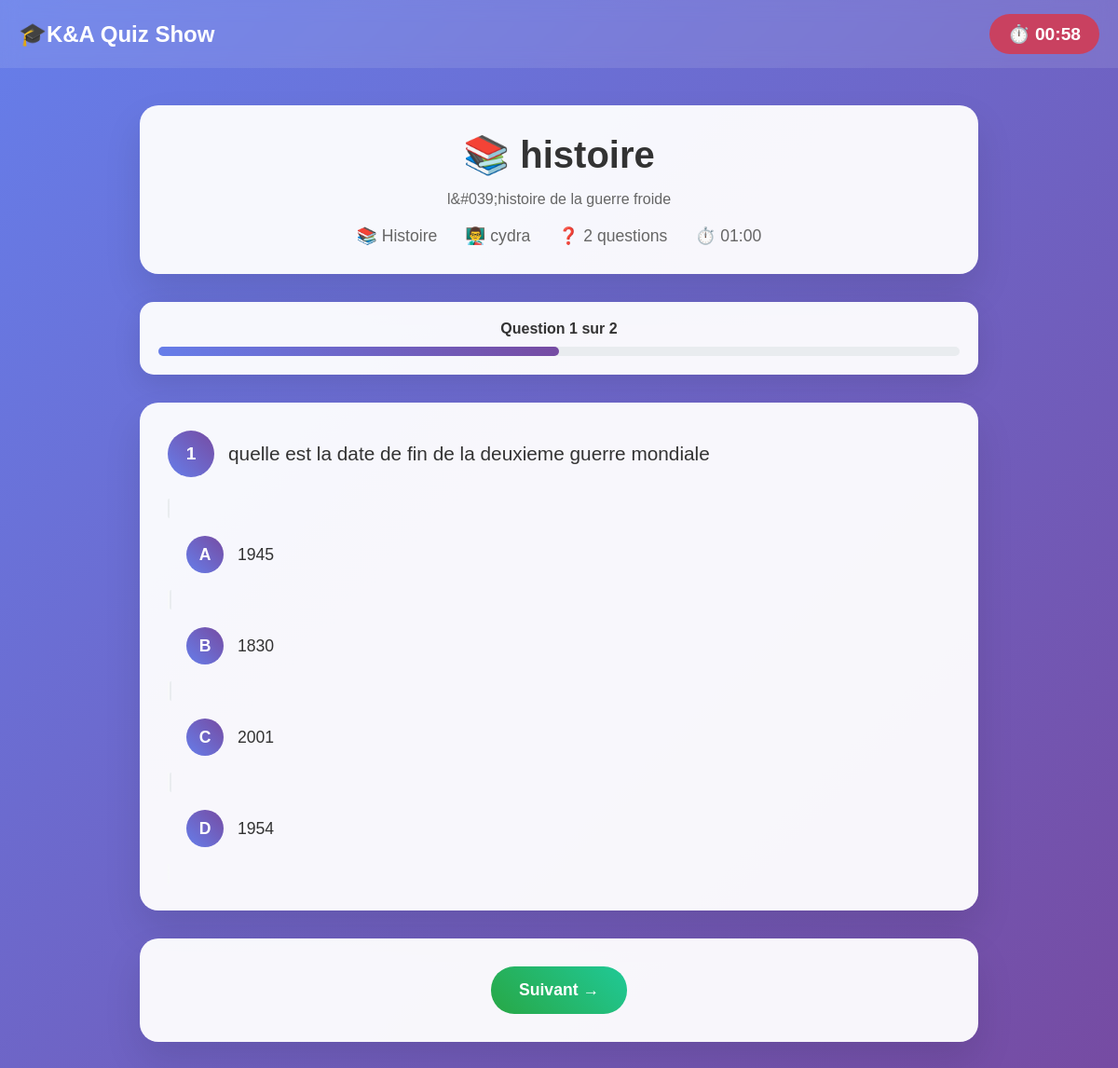
The page /pages/take-quiz.php?id=1 (signed in) on the database its author committed.
### tables this page shows
CREATE TABLE `quizzes` (
  `id` int(11) NOT NULL,
  `title` varchar(255) NOT NULL,
  `description` text DEFAULT NULL,
  `subject_id` int(11) DEFAULT NULL,
  `professor_id` int(11) DEFAULT NULL,
  `time_limit` int(11) NOT NULL DEFAULT 600,
  `total_questions` int(11) DEFAULT 0,
  `is_active` tinyint(1) DEFAULT 1,
  `created_at` timestamp NOT NULL DEFAULT current_timestamp()
);

CREATE TABLE `subjects` (
  `id` int(11) NOT NULL,
  `name` varchar(50) NOT NULL,
  `icon` varchar(50) DEFAULT '?'
);

CREATE TABLE `users` (
  `id` int(11) NOT NULL,
  `email` varchar(255) NOT NULL,
  `password` varchar(255) NOT NULL,
  `name` varchar(100) NOT NULL,
  `role` enum('student','professor') NOT NULL,
  `created_at` timestamp NOT NULL DEFAULT current_timestamp()
);

CREATE TABLE `questions` (
  `id` int(11) NOT NULL,
  `quiz_id` int(11) DEFAULT NULL,
  `question_text` text NOT NULL,
  `option_a` varchar(255) NOT NULL,
  `option_b` varchar(255) NOT NULL,
  `option_c` varchar(255) NOT NULL,
  `option_d` varchar(255) NOT NULL,
  `correct_answer` enum('A','B','C','D') NOT NULL,
  `points` int(11) DEFAULT 1,
  `question_order` int(11) DEFAULT 1
);

### includes/functions.php (called while the page is built, shortened)
 <?php
function escape($data) {
    return htmlspecialchars($data, ENT_QUOTES, 'UTF-8');
}
function formatTime($seconds) {
    $minutes = floor($seconds / 60);
    $seconds = $seconds % 60;
    return sprintf('%02d:%02d', $minutes, $seconds);
}
?>

### pages/take-quiz.php (the view, shortened to what this page needs)
<?php
require_once '../config/database.php';
require_once '../includes/functions.php';
$quiz_id = (int) ($_GET['id'] ?? 0);
$stmt = $pdo->prepare("
    SELECT q.*, s.name as subject_name, s.icon as subject_icon, u.name as professor_name
    FROM quizzes q
    JOIN subjects s ON q.subject_id = s.id
    JOIN users u ON q.professor_id = u.id
    WHERE q.id = ? AND q.is_active = 1
");
$stmt->execute([$quiz_id]);
$quiz = $stmt->fetch();
$stmt = $pdo->prepare("
    SELECT * FROM quiz_attempts
    WHERE student_id = ? AND quiz_id = ? AND is_completed = 1
");
$stmt->execute([getCurrentUserId(), $quiz_id]);
$existing_attempt = $stmt->fetch();
$stmt = $pdo->prepare("
    SELECT * FROM questions
    WHERE quiz_id = ?
    ORDER BY question_order ASC
");
$stmt->execute([$quiz_id]);
$questions = $stmt->fetchAll();
?>
<!DOCTYPE html>
<html lang="fr">
<head>
</head>
<body>
    <header class="header">
        <nav class="nav">
            <a href="../index.php" class="logo"> 🎓K&A Quiz Show</a>
            <div class="timer" id="timer">
                ⏱️ <span id="timeLeft"><?php echo formatTime($quiz['time_limit']); ?></span>
            </div>
        </nav>
    </header>
    <main class="main-content">
        <div class="container">
            <?php if ($existing_attempt): ?>
                <div class="completed-message">
                    <h2>✅ Quiz Déjà Complété</h2>
                    <p>Vous avez déjà passé ce quiz avec un score de <strong><?php echo calculatePercentage($existing_attempt['correct_answers'], $existing_attempt['total_questions']); ?>%</strong></p>
                    <p style="margin-top: 20px;">
                        <a href="student-dashboard.php" class="btn btn-secondary">
                            ↩️ Retour au tableau de bord
                        </a>
                    </p>
                </div>
            <?php else: ?>
                <div class="quiz-header">
                    <h1><?php echo $quiz['subject_icon'] . ' ' . escape($quiz['title']); ?></h1>
                    <p style="color: #666; margin-bottom: 20px;">
                        <?php echo escape($quiz['description']); ?>
                    </p>
                    <div class="quiz-info">
                        <div class="quiz-info-item">
                            <span>📚</span>
                            <span><?php echo escape($quiz['subject_name']); ?></span>
                        </div>
                        <div class="quiz-info-item">
                            <span>👨‍🏫</span>
                            <span><?php echo escape($quiz['professor_name']); ?></span>
                        </div>
                        <div class="quiz-info-item">
                            <span>❓</span>
                            <span><?php echo count($questions); ?> questions</span>
                        </div>
                        <div class="quiz-info-item">
                            <span>⏱️</span>
                            <span><?php echo formatTime($quiz['time_limit']); ?></span>
                        </div>
                    </div>
                </div>
                <div class="progress-bar">
                    <div class="progress-text">
                        Question <span id="currentQuestion">1</span> sur <?php echo count($questions); ?>
                    </div>
                    <div style="background: #e9ecef; border-radius: 5px;">
                        <div class="progress-bar-fill" id="progressBar" style="width: <?php echo (1/count($questions))*100; ?>%;"></div>
                    </div>
                </div>
                <form method="POST" action="" id="quizForm">
                    <?php foreach ($questions as $index => $question): ?>
                        <div class="question-card" id="question_<?php echo $index + 1; ?>"
                             style="<?php echo $index > 0 ? 'display: none;' : ''; ?>">
                            <div class="question-header">
                                <div class="question-number"><?php echo $index + 1; ?></div>
                                <div class="question-text">
                                    <?php echo escape($question['question_text']); ?>
                                </div>
                            </div>
                            <div class="options-container">
                                <label class="option">
                                    <div class="option-content">
                                        <div class="option-letter">A</div>
                                        <div class="option-text"><?php echo escape($question['option_a']); ?></div>
                                    </div>
                                </label>
                                <label class="option">
                                    <div class="option-content">
                                        <div class="option-letter">B</div>
                                        <div class="option-text"><?php echo escape($question['option_b']); ?></div>
                                    </div>
                                </label>
                                <label class="option">
                                    <div class="option-content">
                                        <div class="option-letter">C</div>
                                        <div class="option-text"><?php echo escape($question['option_c']); ?></div>
                                    </div>
                                </label>
                                <label class="option">
                                    <div class="option-content">
                                        <div class="option-letter">D</div>
                                        <div class="option-text"><?php echo escape($question['option_d']); ?></div>
                                    </div>
                                </label>
                            </div>
                        </div>
                    <?php endforeach; ?>
                    <div class="quiz-actions">
                        <button type="button" id="nextBtn" class="btn" onclick="changeQuestion(1)">
                            Suivant →
                        </button>
                    </div>
                </form>
            <?php endif; ?>
        </div>
    </main>
</body>
</html>

### pages/take-quiz.php (style rules this page uses)
* { margin: 0; padding: 0; box-sizing: border-box; }
body { font-family: Arial, sans-serif; background: linear-gradient(135deg, #667eea 0%, #764ba2 100%); min-height: 100vh; display: flex; flex-direction: column; }
.header { background: rgba(255, 255, 255, 0.1); backdrop-filter: blur(10px); padding: 15px 0; position: sticky; top: 0; z-index: 100; animation: slideDown 0.8s ease-out; }
.nav { max-width: 1200px; margin: 0 auto; display: flex; justify-content: space-between; align-items: center; padding: 0 20px; }
.logo { color: white; font-size: 24px; font-weight: bold; text-decoration: none; animation: pulse 2s infinite; }
.timer { background: rgba(255, 255, 255, 0.2); padding: 10px 20px; border-radius: 25px; color: white; font-weight: bold; font-size: 1.2em; }
.timer.danger { background: rgba(220, 53, 69, 0.8); animation: pulse 0.5s infinite; }
.main-content { flex: 1; padding: 40px 20px; }
.container { max-width: 900px; margin: 0 auto; }
.quiz-header { background: rgba(255, 255, 255, 0.95); padding: 30px; border-radius: 20px; margin-bottom: 30px; box-shadow: 0 20px 40px rgba(0,0,0,0.1); animation: fadeInUp 1s ease-out; text-align: center; }
.quiz-header h1 { color: #333; margin-bottom: 15px; font-size: 2.5em; animation: bounce 2s ease-in-out infinite; }
.quiz-info { display: flex; justify-content: center; gap: 30px; margin-top: 20px; flex-wrap: wrap; }
.quiz-info-item { display: flex; align-items: center; gap: 5px; color: #666; font-size: 1.1em; }
.progress-bar { background: rgba(255, 255, 255, 0.95); padding: 20px; border-radius: 15px; margin-bottom: 30px; box-shadow: 0 10px 30px rgba(0,0,0,0.1); animation: fadeInUp 1.2s ease-out; }
.progress-bar-fill { height: 10px; background: linear-gradient(45deg, #667eea, #764ba2); border-radius: 5px; transition: width 0.3s ease; }
.progress-text { text-align: center; margin-bottom: 10px; color: #333; font-weight: bold; }
.question-card { background: rgba(255, 255, 255, 0.95); padding: 30px; border-radius: 20px; margin-bottom: 30px; box-shadow: 0 20px 40px rgba(0,0,0,0.1); animation: fadeInUp 1.4s ease-out; }
.question-header { display: flex; align-items: center; margin-bottom: 20px; gap: 15px; }
.question-number { background: linear-gradient(45deg, #667eea, #764ba2); color: white; width: 50px; height: 50px; border-radius: 50%; display: flex; align-items: center; justify-content: center; font-weight: bold; font-size: 1.2em; }
.question-text { color: #333; font-size: 1.3em; line-height: 1.5; }
.options-container { margin-top: 25px; }
.option { background: linear-gradient(135deg, #f8f9fa, #e9ecef); margin-bottom: 15px; border-radius: 15px; border: 2px solid transparent; transition: all 0.3s ease; cursor: pointer; position: relative; overflow: hidden; }
.option-content { padding: 20px; display: flex; align-items: center; gap: 15px; }
.option-letter { background: linear-gradient(45deg, #667eea, #764ba2); color: white; width: 40px; height: 40px; border-radius: 50%; display: flex; align-items: center; justify-content: center; font-weight: bold; font-size: 1.1em; }
.option-text { color: #333; font-size: 1.1em; flex: 1; }
.quiz-actions { background: rgba(255, 255, 255, 0.95); padding: 30px; border-radius: 20px; box-shadow: 0 20px 40px rgba(0,0,0,0.1); animation: fadeInUp 1.6s ease-out; text-align: center; }
.btn { display: inline-block; padding: 15px 30px; background: linear-gradient(45deg, #28a745, #20c997); color: white; text-decoration: none; border-radius: 25px; font-weight: bold; transition: all 0.3s ease; border: none; cursor: pointer; font-size: 1.1em; position: relative; overflow: hidden; }
.btn:before { content: ''; position: absolute; top: 50%; left: 50%; width: 0; height: 0; background: rgba(255, 255, 255, 0.3); border-radius: 50%; transform: translate(-50%, -50%); transition: width 0.6s, height 0.6s; }

### rows shown on the page
quizzes: subject.icon "📚", title "histoire", description "l&#039;histoire de la guerre froide", subject.name "Histoire", professor.name "cydra", time_limit "01:00"
questions: question_text "quelle est la date de fin de la deuxieme guerre mondiale", option_a "1945", option_b "1830", option_c "2001", option_d "1954"

### other values the page prints
count($questions) "2"
